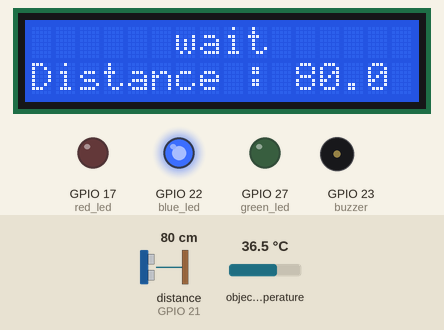
A program run on a simulated Raspberry Pi (BCM pin numbers). Parts: 16×2 character LCD, output pins drawn as LEDs (lit = HIGH), buzzer (waves = sounding, pin HIGH). Inputs (shaded band) come from the test bench; at power-on: distance to the obstacle (sensor on GPIO 21) 80 cm, object temperature 36.5 °C. The echo pulse lasts 58.3 µs per cm.

Above: at 2.1 s.
2.2 s: distance to the obstacle (sensor on GPIO 21) set to 12 cm
At 4.6 s:
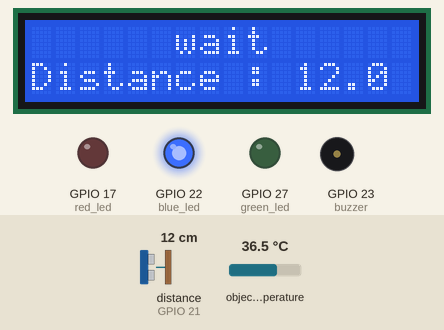
5.2 s: distance to the obstacle (sensor on GPIO 21) set to 9 cm
At 7.7 s:
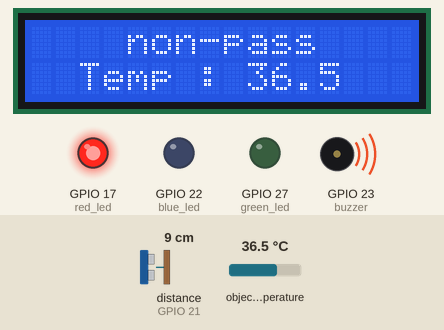
8.2 s: distance to the obstacle (sensor on GPIO 21) set to 18 cm
At 10.42 s:
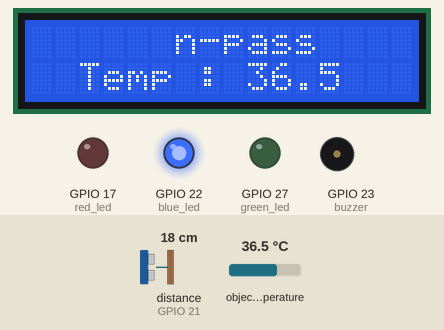
11.2 s: distance to the obstacle (sensor on GPIO 21) set to 2 cm
At 12.64 s:
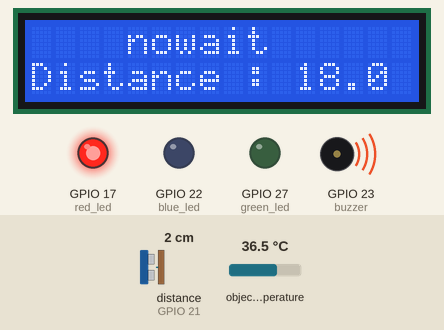
14.2 s: object temperature set to 35.3 °C
At 15.7 s:
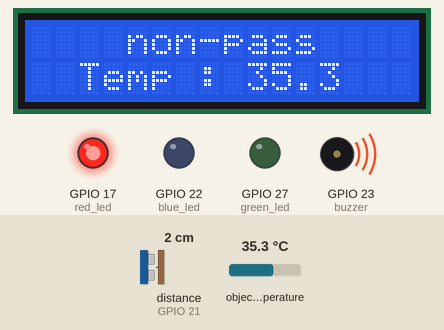
16.4 s: object temperature set to 34.5 °C
At 18.5 s:
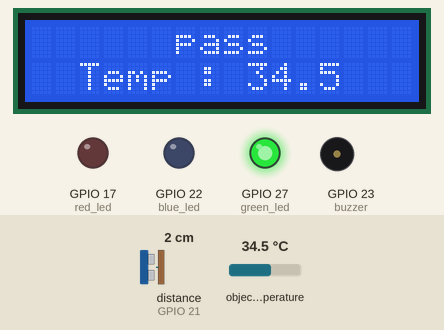
Timing chart, 0 to 19.6 s (numbered marks = the images above; inputs shaded):
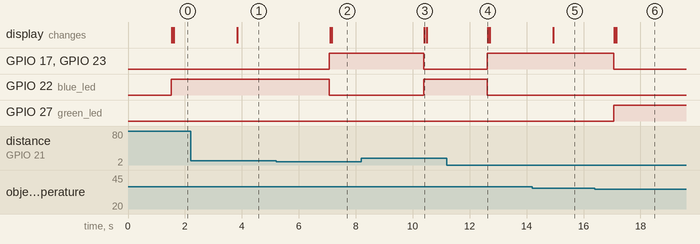

The program:

01_raspberrypi_project_body_temp.py
```python
import board
import adafruit_mlx90614
from rpi_lcd import LCD

from gpiozero import DistanceSensor
from gpiozero import LED
from gpiozero import Buzzer

from time import sleep

i2c = board.I2C()
mlx = adafruit_mlx90614.MLX90614(i2c)
lcd = LCD()

distance_sensor = DistanceSensor(echo=21, trigger=20, max_distance=2.0)
buzzer = Buzzer(23)
red_led = LED(17)
green_led = LED(27)
blue_led = LED(22)

while True:
    # 거리 측정
    distance = distance_sensor.distance * 100
    # 1ms 대기
    sleep(1)
    # 물체가 일정 거리 안에 들어 올 경우
    if distance <= 10:
        # 온도 체크 시작
        temp = mlx.object_temperature

        # 일정 온도 이상인 경우
        if temp >= 35.0:

            red_led.on()
            green_led.off()
            blue_led.off()

            buzzer.on()

            lcd.text("    non-pass", 1)
            lcd.text(f'  Temp : {temp:.1f}', 2)
        # 일정 온도 이하인 경우
        else:
            red_led.off()
            green_led.on()
            blue_led.off()

            buzzer.off()

            lcd.text("      pass", 1)
            lcd.text(f'  Temp : {temp:.1f}', 2)
    # 일정 거리 안에 물체가 없을 경우
    else:
        red_led.off()
        green_led.off()
        blue_led.on()

        buzzer.off()

        lcd.text("      wait", 1)
        lcd.text(f'Distance : {distance:.1f}', 2)
```

Measured:
- the behaviour switches between 11 and 10 cm on distance to the obstacle (sensor on GPIO 21) (found by bisection; images 1 and 2)
- the behaviour switches between 35 and 34.9 °C on object temperature (found by bisection; images 5 and 6)
- after the input at 2.2 s, the display: changes after 1.6 s (image 1)
- after the input at 5.2 s, GPIO 17 (red_led), GPIO 23 (buzzer): LOW → HIGH after 1.9 s; GPIO 22 (blue_led): HIGH → LOW after 1.9 s; the display: first changes after 1.9 s (image 2 shows a later state)
- after the input at 8.2 s, GPIO 17 (red_led), GPIO 23 (buzzer): HIGH → LOW after 2.2 s; GPIO 22 (blue_led): LOW → HIGH after 2.2 s; the display: changes after 2.2 s (image 3)
- after the input at 11.2 s, GPIO 17 (red_led), GPIO 23 (buzzer): LOW → HIGH after 1.4 s; GPIO 22 (blue_led): HIGH → LOW after 1.4 s; the display: changes after 1.4 s (image 4)
- after the input at 14.2 s, the display: changes after 0.74 s (image 5)
- after the input at 16.4 s, GPIO 17 (red_led), GPIO 23 (buzzer): HIGH → LOW after 0.66 s; GPIO 27 (green_led): LOW → HIGH after 0.66 s; the display: first changes after 0.67 s (image 6 shows a later state)
